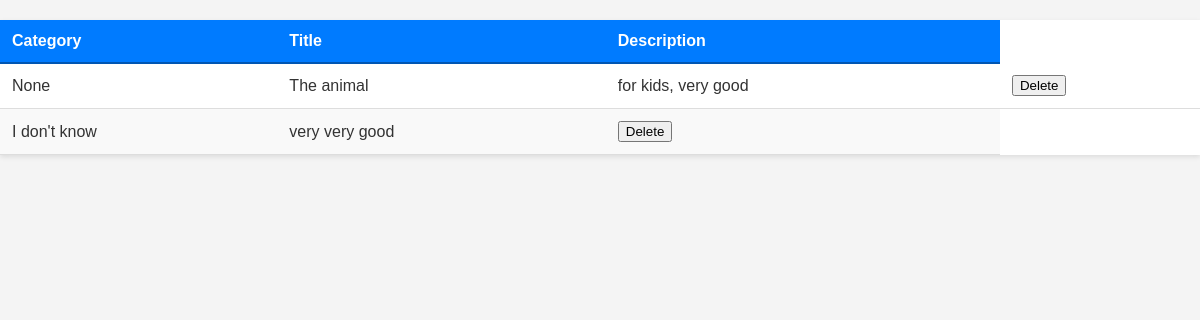
/books/, run on an earlier commit of the app's database.
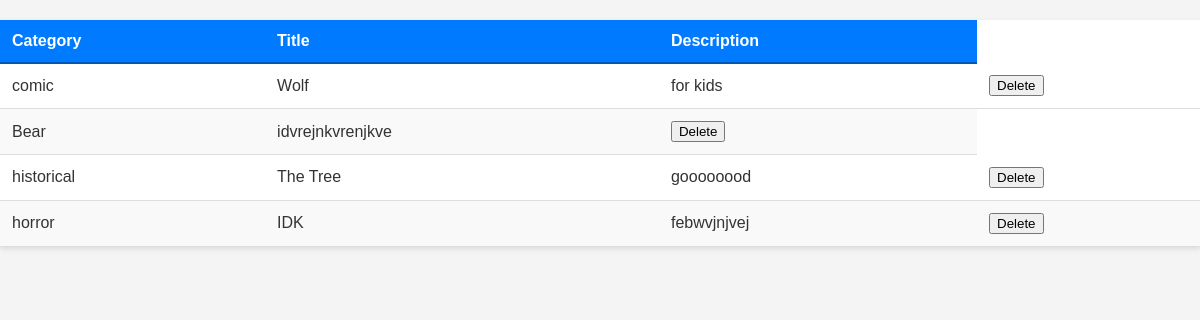
And on a later commit of the database.
### books/models.py (models this page shows, shortened)
class Book(models.Model):
    author =  models.ForeignKey(Author, on_delete=models.CASCADE, null = True)
    title = models.CharField(max_length=200, unique=True)
    description = models.CharField(max_length=200)
    category = models.CharField(max_length=200, null = True)

### books/views.py (the view)
# urls.py: path('', views.get_all_books),
def get_all_books(req):
    books = models.Book.objects.all()
    categories = {}
    for book in books:
        if book.category not in categories:
            categories[book.category] = []
        categories[book.category].append(book)
    return render(req, 'home.html', {'categories': categories})

### books/templates/home.html (shortened to what this page needs)
<!DOCTYPE html>
<html lang="en">
{% load static %}
<head>
    <link href="{% static 'books/style.css' %}" rel="stylesheet" type="text/css">
</head>
<body>
    {% if categories %}
        <table>
            <thead>
                <tr>
                    <th>Category</th>
                    <th>Title</th>
                    <th>Description</th>
                </tr>
            </thead>
            <tbody>
                {% for category, books in categories.items %}
                    {% for book in books %}
                        <tr>
                            {% if forloop.first %}
                                <td>{{ category }}</td>
                            {% endif %}
                            <td>{{ book.title }}</td>
                            <td>{{ book.description }}</td>
                            <td>
                                <form method="POST" action="{% url 'delete_book' book.id %}" onsubmit="return confirm('Are you sure you want to delete this book?');">
                                    <button type="submit">Delete</button>
                                </form>
                            </td>
                        </tr>
                    {% endfor %}
                {% endfor %}
            </tbody>
        </table>
    {% else %}
        <h1>There are no books available</h1>
    {% endif %}
</body>
</html>

### books/static/style.css (style rules this page uses)
body { font-family: Arial, sans-serif; margin: 0; padding: 0; background-color: #f4f4f4; color: #333; }
table { width: 100%; border-collapse: collapse; margin: 20px 0; background-color: #fff; box-shadow: 0 2px 5px rgba(0, 0, 0, 0.1); }
thead { background-color: #007bff; color: #fff; }
th { padding: 12px; text-align: left; border-bottom: 2px solid #0056b3; }
td { padding: 12px; border-bottom: 1px solid #ddd; }
tr:nth-child(even) { background-color: #f9f9f9; }

What changed in the data, as far as the page shows it:
removed Book: category "None", title "The animal", description "for kids, very good"
removed Book: title "I don't know", description "very very good"
added Book: category "comic", title "Wolf", description "for kids"
added Book: title "Bear", description "idvrejnkvrenjkve"
added Book: category "historical", title "The Tree", description "goooooood"
added Book: category "horror", title "IDK", description "febwvjnjvej"
